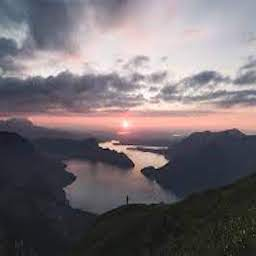
#> input picture Fifth/scenery.jpeg, 256 x 256 px, found by its file name
$ python HW05_01.py
#> lines starting #> are read from the running program, lines starting #| are printed output that depends on the picture
import numpy as np
import cv2 as cv
from scipy import ndimage
import matplotlib.pyplot as plt
from skimage import io
from sklearn.preprocessing import normalize

plt.rcParams['figure.figsize'] = [10, 5]

#robert
roberts_cross_v = np.array( [[ 0, 0, 0 ],
                             [ 0, 1, 0 ],
                             [ 0, 0,-1 ]] )

roberts_cross_h = np.array( [[ 0, 0, 0 ],
                             [ 0, 0, 1 ],
                             [ 0,-1, 0 ]] )

img_1 = io.imread('Fifth/scenery.jpeg')
#> img_1 is the input picture: shape (256, 256, 3); mean R, G, B 116.8, 108.9, 113.2

img = img_1.astype('float64')
gray_img = np.dot(img[...,:3], [0.2989, 0.5870, 0.1140])
gray_img /= 255

vertical = ndimage.convolve( gray_img, roberts_cross_v )
horizontal = ndimage.convolve( gray_img, roberts_cross_h )

#sobel
sobelx = cv.Sobel(gray_img,cv.CV_64F,1,0,ksize=5)
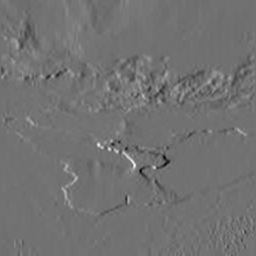
#> sobelx: shape (256, 256) float64; min -20.93, max 25.96, mean 0.1; drawn with min black and max white
sobely = cv.Sobel(gray_img,cv.CV_64F,0,1,ksize=5)
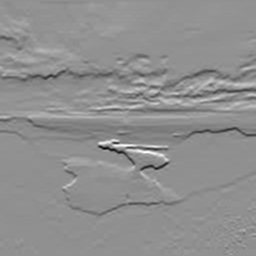
#> sobely: shape (256, 256) float64; min -33.17, max 25.33, mean -0.2; drawn with min black and max white
#computing the magnitude
edged_img = np.sqrt( np.square(horizontal) + np.square(vertical))
sobel = np.sqrt( np.square(sobelx) + np.square(sobely))
#computing the phase
dft0 = np.fft.fft2(edged_img)
dft_shift0 = np.fft.fftshift(dft0)
magnitude_spectrum0 = 20*np.log(np.abs(dft_shift0))
magnitude_spectrum0 = np.asarray(magnitude_spectrum0, dtype=np.uint8)
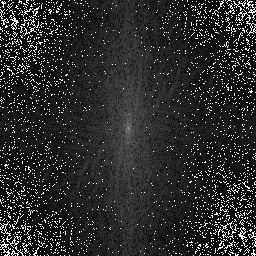
#> magnitude_spectrum0: shape (256, 256); min 0, max 255, mean 45.4
dft1 = np.fft.fft2(sobel)
dft_shift1 = np.fft.fftshift(dft1)
magnitude_spectrum1 = 20*np.log(np.abs(dft_shift1))
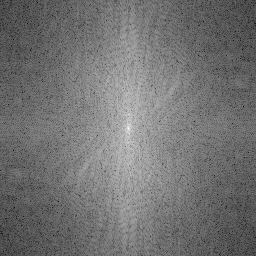
#> magnitude_spectrum1: shape (256, 256) float64; min -26.44, max 235.9, mean 91.7; drawn with min black and max white
magnitude_spectrum1 = np.asarray(magnitude_spectrum1, dtype=np.uint8)
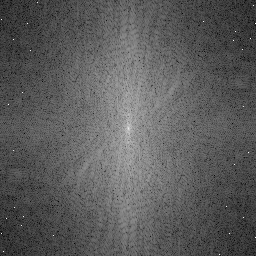
#> magnitude_spectrum1: shape (256, 256); min 0, max 254, mean 91.4

#normalization
robert_normalized = normalize(edged_img, norm='l1', axis=1, copy=True, return_norm=False)
phase_robert_normalized = normalize(magnitude_spectrum0, norm='l2', axis=1, copy=True, return_norm=False)
sobel_normalized = normalize(sobel, norm='l1', axis=1, copy=True, return_norm=False)
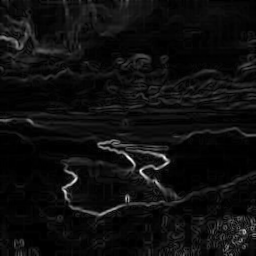
#> sobel_normalized: shape (256, 256) float64; min 0, max 0.0672, mean 0.00391; drawn with min black and max white
phase_sobel_normalized = normalize(magnitude_spectrum1, norm='l2', axis=1, copy=True, return_norm=False)
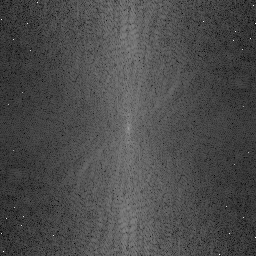
#> phase_sobel_normalized: shape (256, 256) float64; min 0, max 0.203, mean 0.0603; drawn with min black and max white

plt.subplot(2,3,1),plt.imshow(img_1,cmap = 'gray')
plt.title('Original'), plt.xticks([]), plt.yticks([])
plt.subplot(2,3,2),plt.imshow(robert_normalized,cmap = 'gray')
plt.title('Robert'), plt.xticks([]), plt.yticks([])
plt.subplot(2,3,3),plt.imshow(phase_robert_normalized,cmap = 'gray')
plt.title('phase of Robert'), plt.xticks([]), plt.yticks([])
plt.subplot(2,3,5),plt.imshow(sobel_normalized,cmap = 'gray')
plt.title('Sobel'), plt.xticks([]), plt.yticks([])
plt.subplot(2,3,6),plt.imshow(phase_sobel_normalized,cmap = 'gray')
plt.title('phase of Sobel'), plt.xticks([]), plt.yticks([])
plt.show()
